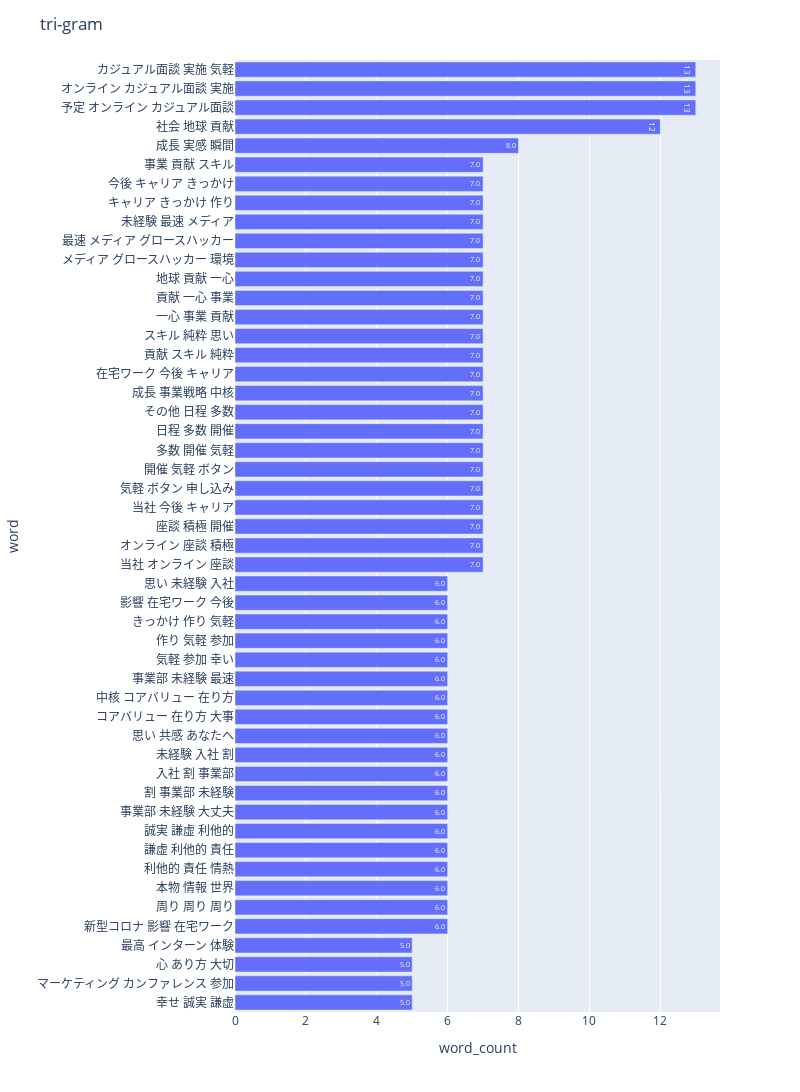

Notebook code cell kept with this figure:
### Markdown cell above
## 3-3. tri-gram

### Code cell
npt.bar_ngram(
    title='tri-gram',
    xaxis_label='word_count',
    yaxis_label='word',
    ngram=3,
    top_n=50,
    stopwords=stopwords,
    save=True
)

### Figure 1 — Plotly figure (JSON) as saved in the notebook; plotly's stock layout.template omitted (floating-point values rounded to 4 significant figures)
{"data": [{"alignmentgroup": "True", "hovertemplate": "word_count=%{text}<br>word=%{y}<extra></extra>", "legendgroup": "", "marker": {}, "name": "", "offsetgroup": "", "orientation": "h", "showlegend": false, "text": [5, 5, 5, 5, 6, 6, 6, 6, 6, 6, 6, 6, 6, 6, 6, 6, 6, 6, 6, 6, 6, 6, 6, 7, 7, 7, 7, 7, 7, 7, 7, 7, 7, 7, 7, 7, 7, 7, 7, 7, 7, 7, 7, 7, 7, 8, 12, 13, 13, 13], "textposition": "auto", "texttemplate": "%{text:.2s}", "type": "bar", "x": [5, 5, 5, 5, 6, 6, 6, 6, 6, 6, 6, 6, 6, 6, 6, 6, 6, 6, 6, 6, 6, 6, 6, 7, 7, 7, 7, 7, 7, 7, 7, 7, 7, 7, 7, 7, 7, 7, 7, 7, 7, 7, 7, 7, 7, 8, 12, 13, 13, 13], "xaxis": "x", "y": ["幸せ 誠実 謙虚", "マーケティング カンファレンス 参加", "心 あり方 大切", "最高 インターン 体験", "新型コロナ 影響 在宅ワーク", "周り 周り 周り", "本物 情報 世界", "利他的 責任 情熱", "謙虚 利他的 責任", "誠実 謙虚 利他的", "事業部 未経験 大丈夫", "割 事業部 未経験", "入社 割 事業部", "未経験 入社 割", "思い 共感 あなたへ", "コアバリュー 在り方 大事", "中核 コアバリュー 在り方", "事業部 未経験 最速", "気軽 参加 幸い", "作り 気軽 参加", "きっかけ 作り 気軽", "影響 在宅ワーク 今後", "思い 未経験 入社", "当社 オンライン 座談", "オンライン 座談 積極", "座談 積極 開催", "当社 今後 キャリア", "気軽 ボタン 申し込み", "開催 気軽 ボタン", "多数 開催 気軽", "日程 多数 開催", "その他 日程 多数", "成長 事業戦略 中核", "在宅ワーク 今後 キャリア", "貢献 スキル 純粋", "スキル 純粋 思い", "一心 事業 貢献", "貢献 一心 事業", "地球 貢献 一心", "メディア グロースハッカー 環境", "最速 メディア グロースハッカー", "未経験 最速 メディア", "キャリア きっかけ 作り", "今後 キャリア きっかけ", "事業 貢献 スキル", "成長 実感 瞬間", "社会 地球 貢献", "予定 オンライン カジュアル面談", "オンライン カジュアル面談 実施", "カジュアル面談 実施 気軽"], "yaxis": "y"}], "layout": {"barmode": "relative", "height": 1100, "legend": {"tracegroupgap": 0}, "margin": {"t": 60}, "title": {"text": "tri-gram"}, "width": 800, "xaxis": {"anchor": "y", "domain": [0, 1], "title": {"text": "word_count"}}, "yaxis": {"anchor": "x", "domain": [0, 1], "title": {"text": "word"}}}}
